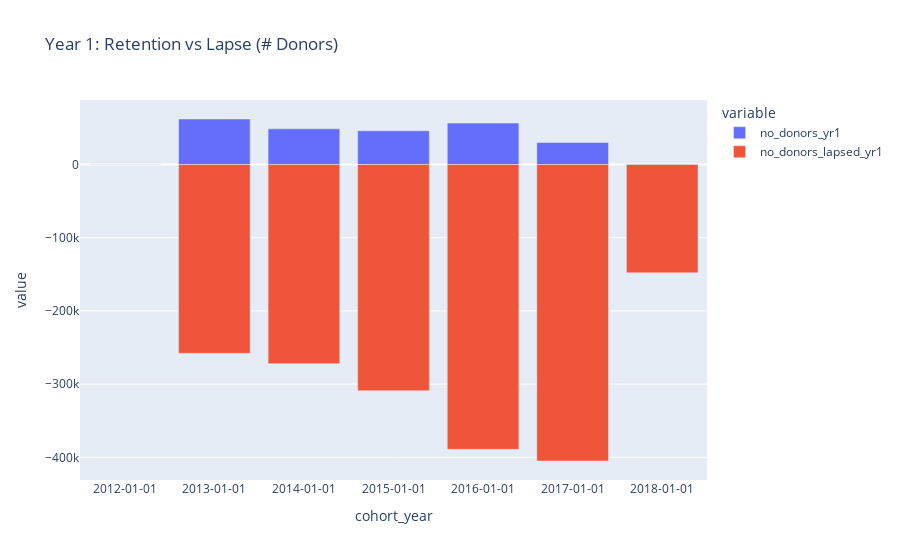

Notebook code cell kept with this figure:
### Code cell
fig = px.bar(df5, x="cohort_year", y=['no_donors_yr1', 'no_donors_lapsed_yr1'],
            title="Year 1: Retention vs Lapse (# Donors)")
 #barmode='group', labels={'index':'year', 'y':'amount ($)'}, 
fig.update_xaxes(type='category')
fig.show()

### Figure 1 — Plotly figure (JSON) as saved in the notebook; plotly's stock layout.template omitted (floating-point values rounded to 4 significant figures)
{"data": [{"alignmentgroup": "True", "hovertemplate": "variable=no_donors_yr1<br>cohort_year=%{x}<br>value=%{y}<extra></extra>", "legendgroup": "no_donors_yr1", "marker": {"color": "#636efa"}, "name": "no_donors_yr1", "offsetgroup": "no_donors_yr1", "orientation": "v", "showlegend": true, "textposition": "auto", "type": "bar", "x": ["2012-01-01", "2013-01-01", "2014-01-01", "2015-01-01", "2016-01-01", "2017-01-01", "2018-01-01"], "xaxis": "x", "y": [33, 62130, 48667, 46078, 56538, 29990, 0], "yaxis": "y"}, {"alignmentgroup": "True", "hovertemplate": "variable=no_donors_lapsed_yr1<br>cohort_year=%{x}<br>value=%{y}<extra></extra>", "legendgroup": "no_donors_lapsed_yr1", "marker": {"color": "#EF553B"}, "name": "no_donors_lapsed_yr1", "offsetgroup": "no_donors_lapsed_yr1", "orientation": "v", "showlegend": true, "textposition": "auto", "type": "bar", "x": ["2012-01-01", "2013-01-01", "2014-01-01", "2015-01-01", "2016-01-01", "2017-01-01", "2018-01-01"], "xaxis": "x", "y": [-108, -257939, -272006, -309059, -389060, -405001, -147945], "yaxis": "y"}], "layout": {"barmode": "relative", "legend": {"title": {"text": "variable"}, "tracegroupgap": 0}, "title": {"text": "Year 1: Retention vs Lapse (# Donors)"}, "xaxis": {"anchor": "y", "domain": [0, 1], "title": {"text": "cohort_year"}, "type": "category"}, "yaxis": {"anchor": "x", "domain": [0, 1], "title": {"text": "value"}}}}
